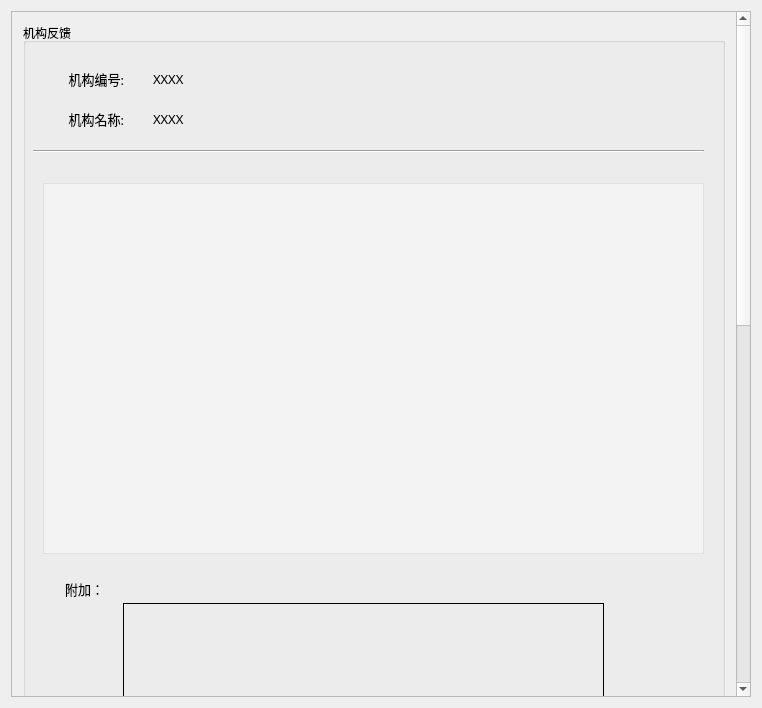
<?xml version="1.0" encoding="UTF-8"?>
<ui version="4.0">
 <class>SeeFeedBack</class>
 <widget class="QWidget" name="SeeFeedBack">
  <property name="geometry">
   <rect>
    <x>0</x>
    <y>0</y>
    <width>762</width>
    <height>708</height>
   </rect>
  </property>
  <property name="windowTitle">
   <string>SeeFeedBack</string>
  </property>
  <layout class="QGridLayout" name="gridLayout">
   <item row="0" column="0">
    <widget class="QScrollArea" name="scrollArea">
     <property name="widgetResizable">
      <bool>true</bool>
     </property>
     <widget class="QWidget" name="scrollAreaWidgetContents">
      <property name="geometry">
       <rect>
        <x>0</x>
        <y>0</y>
        <width>717</width>
        <height>1500</height>
       </rect>
      </property>
      <property name="minimumSize">
       <size>
        <width>0</width>
        <height>1500</height>
       </size>
      </property>
      <layout class="QGridLayout" name="gridLayout_2">
       <item row="0" column="0">
        <widget class="QGroupBox" name="groupBox">
         <property name="title">
          <string>机构反馈</string>
         </property>
         <widget class="QLabel" name="label_41">
          <property name="geometry">
           <rect>
            <x>20</x>
            <y>40</y>
            <width>81</width>
            <height>31</height>
           </rect>
          </property>
          <property name="font">
           <font>
            <family>微软雅黑</family>
            <pointsize>10</pointsize>
           </font>
          </property>
          <property name="text">
           <string>机构编号:</string>
          </property>
          <property name="alignment">
           <set>Qt::AlignRight|Qt::AlignTrailing|Qt::AlignVCenter</set>
          </property>
         </widget>
         <widget class="QLabel" name="label_emp_id">
          <property name="geometry">
           <rect>
            <x>130</x>
            <y>40</y>
            <width>281</width>
            <height>31</height>
           </rect>
          </property>
          <property name="font">
           <font>
            <family>微软雅黑</family>
            <pointsize>10</pointsize>
           </font>
          </property>
          <property name="text">
           <string>XXXX</string>
          </property>
          <property name="alignment">
           <set>Qt::AlignLeading|Qt::AlignLeft|Qt::AlignVCenter</set>
          </property>
         </widget>
         <widget class="Line" name="line">
          <property name="geometry">
           <rect>
            <x>10</x>
            <y>120</y>
            <width>671</width>
            <height>16</height>
           </rect>
          </property>
          <property name="orientation">
           <enum>Qt::Horizontal</enum>
          </property>
         </widget>
         <widget class="QPlainTextEdit" name="plainTextEdit_feedback">
          <property name="geometry">
           <rect>
            <x>20</x>
            <y>160</y>
            <width>661</width>
            <height>371</height>
           </rect>
          </property>
          <property name="styleSheet">
           <string notr="true">background-color: rgba(255, 255, 255, 100);</string>
          </property>
         </widget>
         <widget class="QPushButton" name="pushButton_receive">
          <property name="geometry">
           <rect>
            <x>270</x>
            <y>1410</y>
            <width>121</width>
            <height>41</height>
           </rect>
          </property>
          <property name="text">
           <string>接收</string>
          </property>
         </widget>
         <widget class="QLabel" name="label_emp_name">
          <property name="geometry">
           <rect>
            <x>130</x>
            <y>80</y>
            <width>371</width>
            <height>31</height>
           </rect>
          </property>
          <property name="font">
           <font>
            <family>微软雅黑</family>
            <pointsize>10</pointsize>
           </font>
          </property>
          <property name="text">
           <string>XXXX</string>
          </property>
          <property name="alignment">
           <set>Qt::AlignLeading|Qt::AlignLeft|Qt::AlignVCenter</set>
          </property>
         </widget>
         <widget class="QLabel" name="label_42">
          <property name="geometry">
           <rect>
            <x>20</x>
            <y>80</y>
            <width>81</width>
            <height>31</height>
           </rect>
          </property>
          <property name="font">
           <font>
            <family>微软雅黑</family>
            <pointsize>10</pointsize>
           </font>
          </property>
          <property name="text">
           <string>机构名称:</string>
          </property>
          <property name="alignment">
           <set>Qt::AlignRight|Qt::AlignTrailing|Qt::AlignVCenter</set>
          </property>
         </widget>
         <widget class="QLabel" name="label_43">
          <property name="geometry">
           <rect>
            <x>20</x>
            <y>550</y>
            <width>61</width>
            <height>31</height>
           </rect>
          </property>
          <property name="font">
           <font>
            <family>微软雅黑</family>
            <pointsize>10</pointsize>
           </font>
          </property>
          <property name="text">
           <string>附加：</string>
          </property>
          <property name="alignment">
           <set>Qt::AlignRight|Qt::AlignTrailing|Qt::AlignVCenter</set>
          </property>
         </widget>
         <widget class="EnterViewLabel" name="label_2">
          <property name="geometry">
           <rect>
            <x>100</x>
            <y>860</y>
            <width>481</width>
            <height>231</height>
           </rect>
          </property>
          <property name="frameShape">
           <enum>QFrame::Box</enum>
          </property>
          <property name="text">
           <string/>
          </property>
          <property name="scaledContents">
           <bool>true</bool>
          </property>
         </widget>
         <widget class="EnterViewLabel" name="label">
          <property name="geometry">
           <rect>
            <x>100</x>
            <y>580</y>
            <width>481</width>
            <height>231</height>
           </rect>
          </property>
          <property name="frameShape">
           <enum>QFrame::Box</enum>
          </property>
          <property name="text">
           <string/>
          </property>
          <property name="scaledContents">
           <bool>true</bool>
          </property>
         </widget>
         <widget class="EnterViewLabel" name="label_3">
          <property name="geometry">
           <rect>
            <x>100</x>
            <y>1130</y>
            <width>481</width>
            <height>231</height>
           </rect>
          </property>
          <property name="frameShape">
           <enum>QFrame::Box</enum>
          </property>
          <property name="text">
           <string/>
          </property>
          <property name="scaledContents">
           <bool>true</bool>
          </property>
         </widget>
        </widget>
       </item>
      </layout>
     </widget>
    </widget>
   </item>
  </layout>
 </widget>
 <layoutdefault spacing="6" margin="11"/>
 <customwidgets>
  <customwidget>
   <class>EnterViewLabel</class>
   <extends>QLabel</extends>
   <header>enterviewlabel.h</header>
  </customwidget>
 </customwidgets>
 <resources/>
 <connections/>
</ui>
